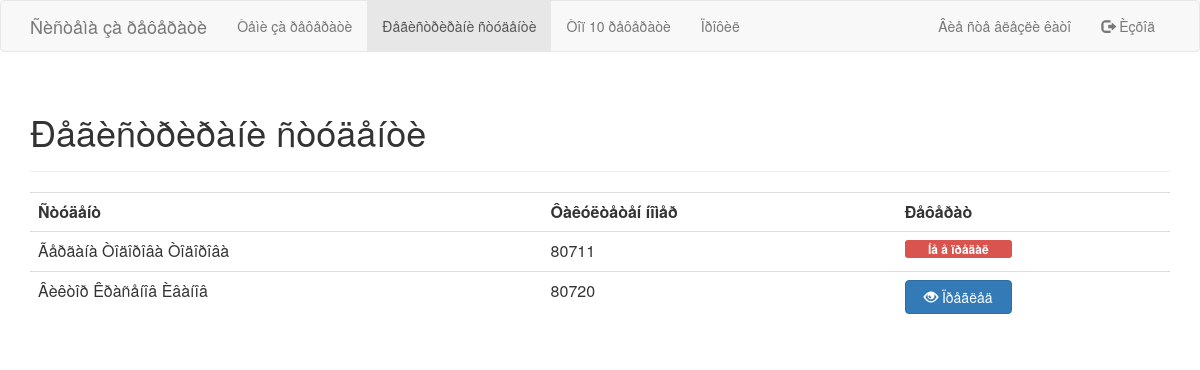
Page /studentList.php on the committed database.
### tables this page shows
CREATE TABLE IF NOT EXISTS `essay` (
`id` int(11) NOT NULL,
  `title` varchar(128) NOT NULL,
  `content` text NOT NULL,
  `notes` text NOT NULL,
  `user_id` int(11) NOT NULL,
  `votes_sum` int(11) NOT NULL,
  `votes_count` int(11) NOT NULL,
  `upload_date` date NOT NULL,
  `version` int(11) NOT NULL
);

CREATE TABLE IF NOT EXISTS `user` (
`id` int(11) NOT NULL,
  `username` varchar(32) NOT NULL,
  `password` varchar(64) NOT NULL,
  `first_name` varchar(32) NOT NULL,
  `middle_name` varchar(32) NOT NULL,
  `last_name` varchar(32) NOT NULL,
  `role` int(1) NOT NULL,
  `fn` int(7) DEFAULT NULL
);

### User.php (called while the page is built, shortened)
<?php
class User {
	function __construct($username, $firstName, $middleName, $lastName, $role, $fn, $essayId) {
		$this->firstName = $firstName;
		$this->middleName = $middleName;
		$this->lastName = $lastName;
		$this->fn = $fn;
		$this->essayId = $essayId;
	}
	function __get($property) {
		return $this->$property;
	}
	public static function getAllStudents($conn) {
		$sql = "select username, first_name, middle_name, last_name, fn, e.id essay_id from user u left join essay e on u.id = e.user_id where u.role = 1 and (version is null or version = (select max(version) from essay e2 where e2.user_id = e.user_id)) order by fn";
		$query = $conn->query($sql);
		while ($data = $query->fetch(PDO::FETCH_ASSOC)) {
			$userList[] = new User($data["username"], $data["first_name"], $data["middle_name"], $data["last_name"], 1, $data["fn"], $data["essay_id"]);
		}
		if (isset($userList))
			return $userList;
		return null;
	}
}
?>

### studentList.php (the view, shortened to what this page needs)
<?php
include("User.php");
$conn = new PDO('mysql:host=' . DB_SERVER . ';dbname=' . DB_NAME, DB_USERNAME, DB_PASSWORD);
$studentList = User::getAllStudents($conn);
?>
<html>
<head>
<link rel="stylesheet" href="css/bootstrap.min.css">
</head>
<body>
<?php include("menu.php"); ?>
<div class="container">
<div class="page-header">
<h1>Ðåãèñòðèðàíè ñòóäåíòè</h1>
</div>
<?php
if ($studentList == null) {
	echo "Âñå îùå íå ñà ðåãèñòðèðàíè ñòóäåíòè.";
} else {
?>
<table class="table table-hover">
<tr>
<th>Ñòóäåíò</th>
<th>Ôàêóëòåòåí íîìåð</th>
<th>Ðåôåðàò</th>
</tr>
<?php
	foreach ($studentList as $student) {
		echo "<tr>";
		echo "<td>$student->firstName $student->middleName $student->lastName</td>";
		echo "<td>$student->fn</td>";
		if ($student->essayId == null) {
			echo "<td><span class=\"col-md-5 label label-danger\">Íå å ïðåäàë</span></td>";
		} else {
			echo "<td><a href=\"viewEssay.php?id=$student->essayId&teacher=true\" class=\"col-md-5 btn btn-primary viewEssay\"><span class=\"glyphicon glyphicon-eye-open\" aria-hidden=\"true\"></span> Ïðåãëåä</button></td>";
		}
		echo "</tr>";
	}
}
?>
</table>
</div>
</body>
</html>

### menu.php
<nav class="navbar navbar-default">
  <div class="container">
    <div class="navbar-header">
      <a class="navbar-brand" href="#">Ñèñòåìà çà ðåôåðàòè</a>
    </div>
    <div class="collapse navbar-collapse" id="bs-example-navbar-collapse-1">
      <ul class="nav navbar-nav">
      <?php if ($_SESSION["role"] == 1) { ?>
        <li id="myEssay"><a href="myEssay.php">Ìîÿò ðåôåðàò</a></li>
        <li id="essayList"><a href="essayList.php">Ðåôåðàòè íà êîëåãè</a></li>
      <?php } else { ?>
        <li id="subjects"><a href="subjectList.php">Òåìè çà ðåôåðàòè</a></li>
        <li id="studentList"><a href="studentList.php">Ðåãèñòðèðàíè ñòóäåíòè</a></li>
      <?php } ?>
      	<li id="toptenessays"><a href="topTenEssays.php">Òîï 10 ðåôåðàòè</a></li>
        <li id="profile"><a href="profile.php">Ïðîôèë</a></li>
      </ul>
      <ul class="nav navbar-nav navbar-right">
      	<li class="navbar-text">Âèå ñòå âëåçëè êàòî <?php echo $_SESSION["first_name"] . " " . $_SESSION["last_name"]; ?></li>
        <li><a href="logout.php"><span class="glyphicon glyphicon-log-out" aria-hidden="true"></span> Èçõîä</a></li>
      </ul>
    </div>
  </div>
</nav>

### rows in the picture
essay: user.first_name "Âèêòîð", user.middle_name "Êðàñåíîâ", user.last_name "Èâàíîâ", user.fn "80720"

### other values in the picture
$student->firstName "Ãåðãàíà"
$student->middleName "Òîäîðîâà"
$student->lastName "Òîäîðîâà"
$student->fn "80711"
